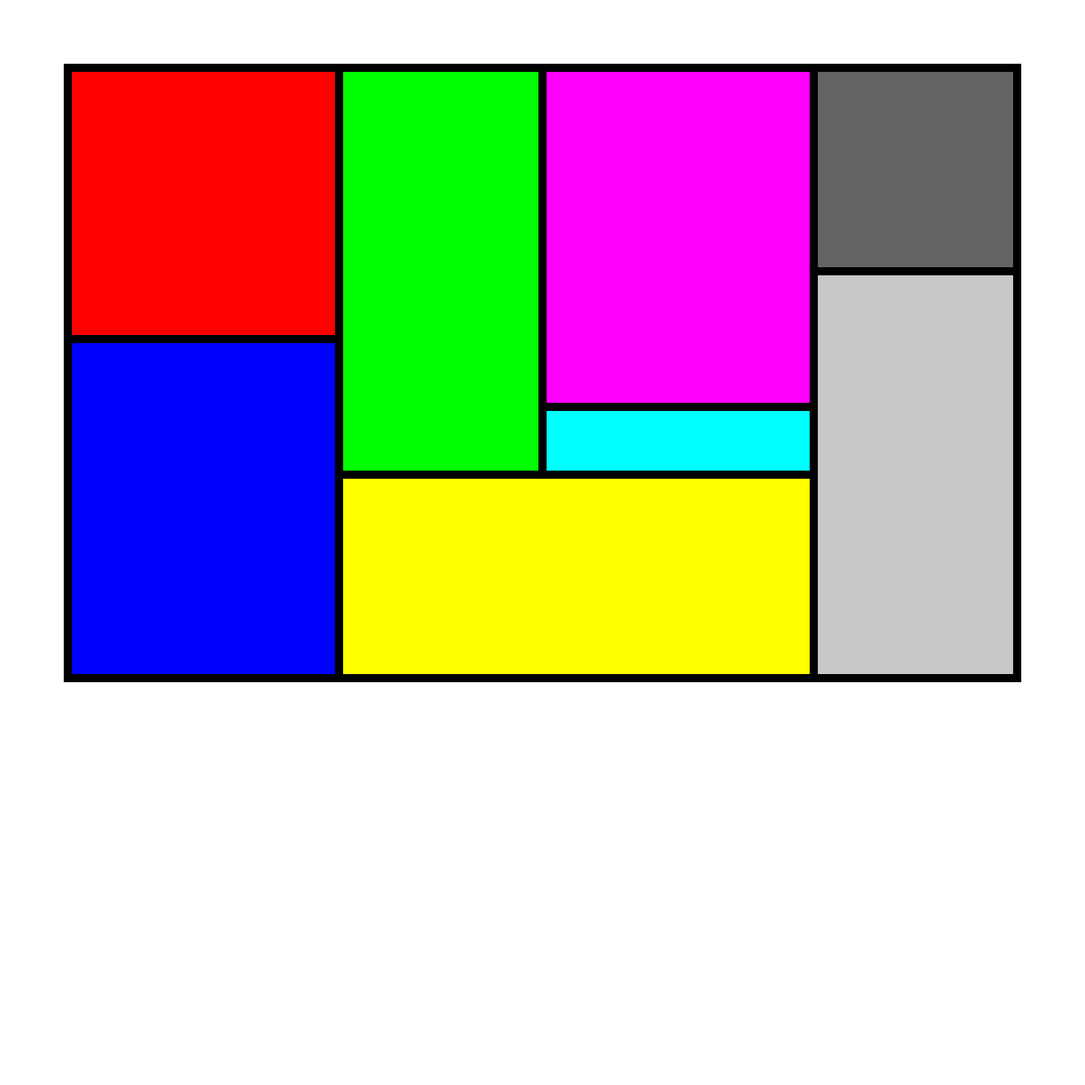
Frame 1 (no input)
Frame 60 (no input): identical to frame 1, image omitted
Frame 120 (the mouse pressed at the canvas centre since frame 60): identical to frame 1, image omitted

The p5.js sketch that drew this single still picture (run headless with seeded random() and noise() and a simulated clock; from frame 60 on, the mouse is pressed at the canvas centre):

// p5.js sketch
// ── sketch.js
function setup()
{
	//create a large square canvas
	createCanvas(1600, 1600);
}

function draw()
{

	//set the fill colour to red
	
	fill(255, 0, 0);

	//set a thick stroke weight for the black lines
	strokeWeight(12);

	//draw the red rectangle 
	//rect(100, 50, 600, 600);
	
	//red box
	fill(255, 0, 0);
	rect(100,100,400,400);
    // blue box
	fill(0, 0, 255);
    rect(100,500,400,500);
	//green box
	fill(0, 255, 0);
	rect(500,100,300,600);
	//yellow box
	fill(255, 255, 0);
	rect(500,700,700,300);
	//pink box
	fill(255, 0, 255);
	rect(800,100,400,500);
	//teal box
	fill(0, 255, 255);
	rect(800,600,400,100);
	//gray box
	fill(100, 100, 100);
	rect(1200,100,300,300);
	//beige box
	fill(200, 200, 200);
	rect(1200,400,300,600);

}
